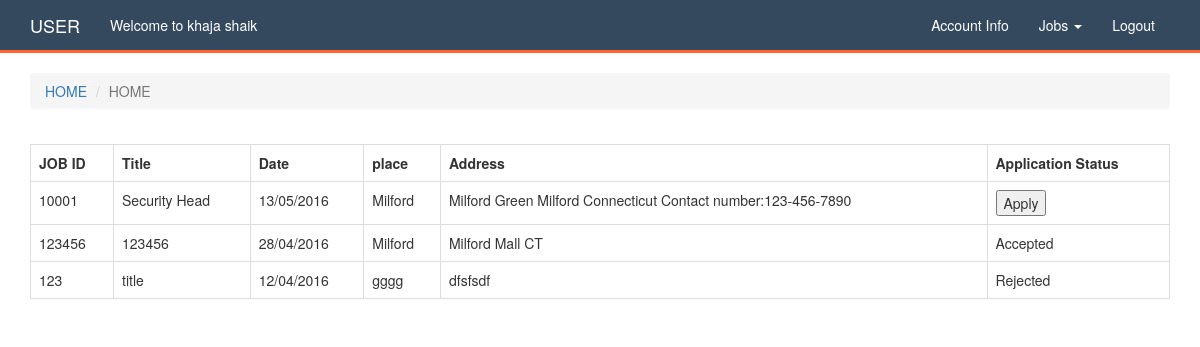
Page /home.php (signed in) on the committed database.
### tables this page shows
CREATE TABLE IF NOT EXISTS `tbl_users` (
  `user_id` int(11) NOT NULL AUTO_INCREMENT,
  `first_name` varchar(100) NOT NULL,
  `last_name` varchar(100) NOT NULL,
  `email` varchar(150) NOT NULL,
  `password` varchar(150) NOT NULL,
  `department` varchar(50) NOT NULL,
  `level` varchar(50) NOT NULL,	
  `address1` varchar(150) NOT NULL,
  `address2` varchar(150) NOT NULL,
  `city` varchar(150) NOT NULL,
  `state` varchar(150) NOT NULL,
  `zip` varchar(150) NOT NULL,
  `mobile` varchar(50) NOT NULL,
  `role` varchar(100) NOT NULL,
  `date_of_registration` varchar(50) NOT NULL,
  `is_active` tinyint(1) NOT NULL DEFAULT '0',
  PRIMARY KEY (`user_id`)
);

CREATE TABLE IF NOT EXISTS `tbl_jobs` (
  `jobs_id` int(11) NOT NULL AUTO_INCREMENT,
  `job_id` varchar(100) NOT NULL,
  `title` varchar(200) NOT NULL,
  `date` varchar(50) NOT NULL,
  `place` varchar(150) NOT NULL,
  `address` varchar(250) NOT NULL,
  `is_active` tinyint(1) NOT NULL DEFAULT '1',
  PRIMARY KEY (`jobs_id`),
  UNIQUE KEY `job_id` (`job_id`)
);

### home.php (the view, shortened to what this page needs)
<?php
include_once 'header.php';
?>
<section class="container">
    <article class="table-list">
        <table class="table table-bordered">
            <tr>
                                <th>JOB ID</th>
                <th>Title</th>
                <th>Date</th>
                <th>place</th>
                <th>Address</th>				<th>Application Status </th>
            </tr>
            <?php
            $lists = mysqli_query($link, "SELECT * FROM `tbl_jobs` ORDER BY `jobs_id` DESC");
            $number = mysqli_num_rows($lists);
            if ($number == 0) {
                echo "<tr><td colspan='7'>No Job  are Posted yet</td>";
            } else {
                for ($i = 1; $i <= $number; $i++) {
                    $list = mysqli_fetch_assoc($lists);
                    $jobs = mysqli_query($link, "SELECT `status` FROM `tbl_applied_jobs` WHERE `job_id`='" . $list['jobs_id'] . "'");
                    $job = mysqli_fetch_row($jobs);
                    ?>
                    <tr>
                        <form method="post">
                            <td><?= $list['job_id'] ?>
                            </td>
                            <td><?= $list['title'] ?></td>
                            <td><?= $list['date'] ?></td>
                            <td><?= $list['place'] ?></td>
                            <td><?= $list['address'] ?></td>
                            <td>
                                <?php
                                if ($job[0] == '1') {
                                    echo "Accepted";
                                } elseif ($job[0] == '0') {
                                    echo "Pending";
                                } elseif ($job[0] == '-1') {
                                    echo "Rejected";
                                } else {
                                    ?>
                                    <button type="submit" name="submit">Apply</button>
                                <?php } ?>
                            </td>
                        </form>
                    </tr>
                <?php }
            } ?>
        </table>
    </article>
</section>

### header.php (shortened to what this page needs)
<?php
    include 'config.php';
    function current_page()
    {
        return basename($_SERVER['PHP_SELF']);
    }
    $users = mysqli_query($link, "SELECT * FROM `tbl_users` WHERE `user_id`='" . $_SESSION['USER_ID'] . "'");
    $user = mysqli_fetch_assoc($users);
?>
<!DOCTYPE html>
<html>
<head>
    <link rel="stylesheet" href="css/bootstrap.min.css"/>
    <link rel="stylesheet" href="css/font-awesome.min.css"/>
    <link rel="stylesheet" href="css/bootstrap-datepicker3.min.css"/>
    <link rel="stylesheet" href="css/styles.css"/>
</head>
<body>
<nav class="navbar navbar-default">
    <div class="container">
        <div class="navbar-header">
            <a class="navbar-brand" href="#"><?= $_SESSION['ROLE'] ?></a>
        </div>
        <div class="collapse navbar-collapse" id="bs-example-navbar-collapse-1">
            <ul class="nav navbar-nav">
                <li><a href="#">Welcome to <?= $user['first_name'] . ' ' . $user['last_name'] ?></a></li>
            </ul>
            <ul class="nav navbar-nav navbar-right">
                <li><a href="profile.php">Account Info</a></li>
                <?php if ($_SESSION['ROLE'] == 'ADMIN') { ?>
                    <li><a href="security.php">Security Questions</a></li>
                    <li class="dropdown">
                        <a href="#" class="dropdown-toggle" data-toggle="dropdown" role="button" aria-haspopup="true" aria-expanded="false">Jobs
                            <span class="caret"></span></a>
                        <ul class="dropdown-menu">
                            <li><a href="jobs.php">Create Job</a></li>
                            <li><a href="jobs-list.php">View Job</a></li>
                            <li><a href="applied-jobs.php">Applied Jobs</a></li>
                        </ul>
                    </li>
                    <li><a href="availebility.php">User Availability</a></li>
                    <li><a href="users.php">Users</a></li>
                <?php } else { ?>
                    <li class="dropdown">
                        <a href="#" class="dropdown-toggle" data-toggle="dropdown" role="button" aria-haspopup="true" aria-expanded="false">Jobs
                            <span class="caret"></span></a>
                    </li>
                <?php } ?>
                <li><a href="logout.php">Logout</a></li>
            </ul>
        </div>
    </div>
</nav>
<?php
    $cur = current_page();
    $explode = explode(".", $cur);
?>
<div class="container">
    <ol class="breadcrumb" style="text-transform:uppercase">
        <li><a href="#">Home</a></li>
        <li class="active"><?= $explode[0]; ?></li>
    </ol>
</div>

### css/styles.css (style rules this page uses)
.navbar-default { background: #34495E; border: 0; border-radius: 0; border-bottom: 3px solid #FF6633; }
.navbar-default a, .front-form a { color: #FFF !important; font-weight: 500; }
.table-list { float: left; width: 100%; margin-top: 15px; }

### rows in the picture
tbl_users: first_name "khaja", last_name "shaik"
tbl_jobs: job "10001", title "Security Head", date "13/05/2016", place "Milford", address "Milford Green Milford Connecticut Contact number:123-456-7890", shows "Apply"
tbl_jobs: job "123456", title "123456", date "28/04/2016", place "Milford", address "Milford Mall CT", shows "Accepted"
tbl_jobs: job "123", title "title", date "12/04/2016", place "gggg", address "dfsfsdf", shows "Rejected"

### other values in the picture
$_SESSION['ROLE'] "USER"
$explode[0] "HOME"
